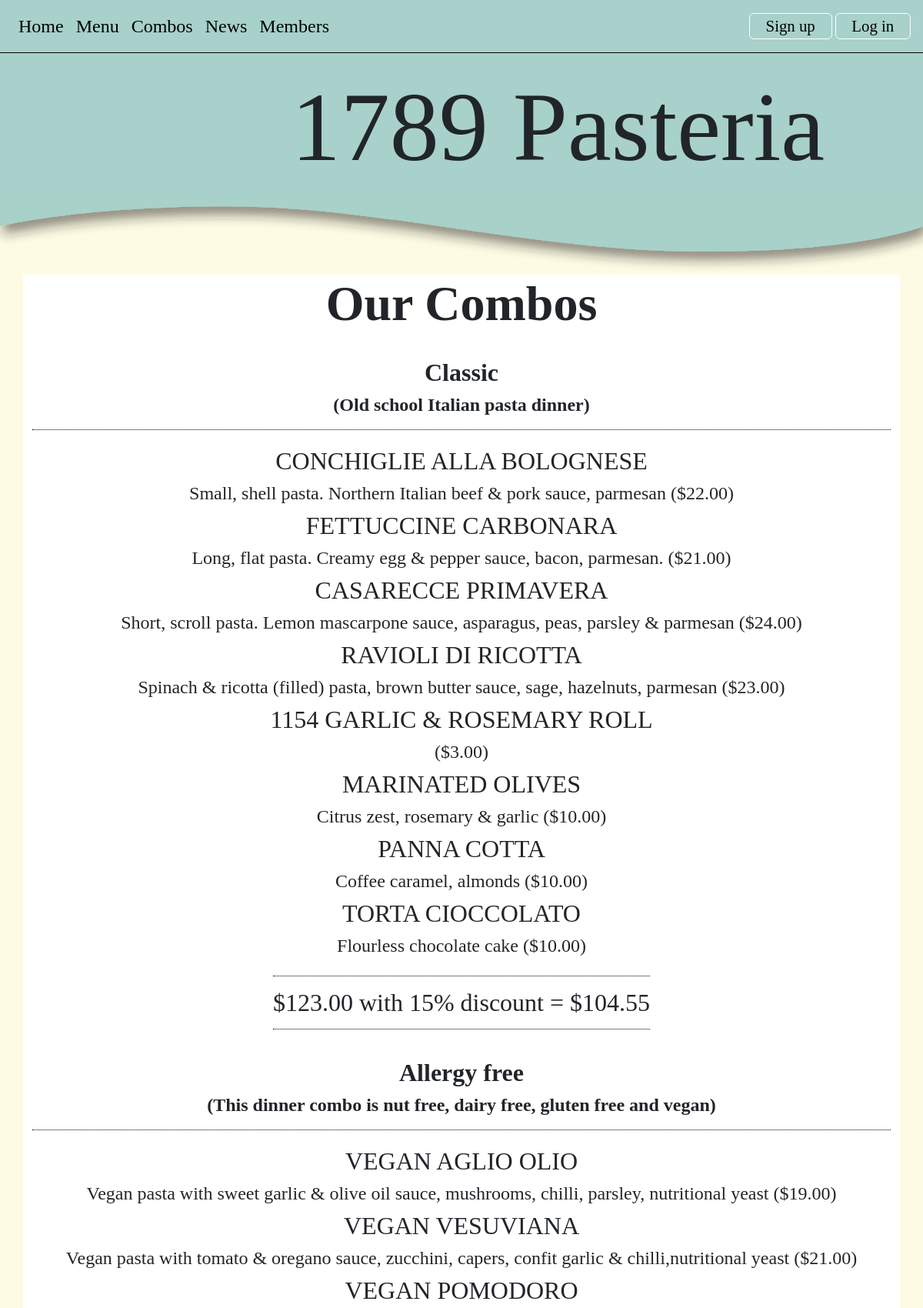
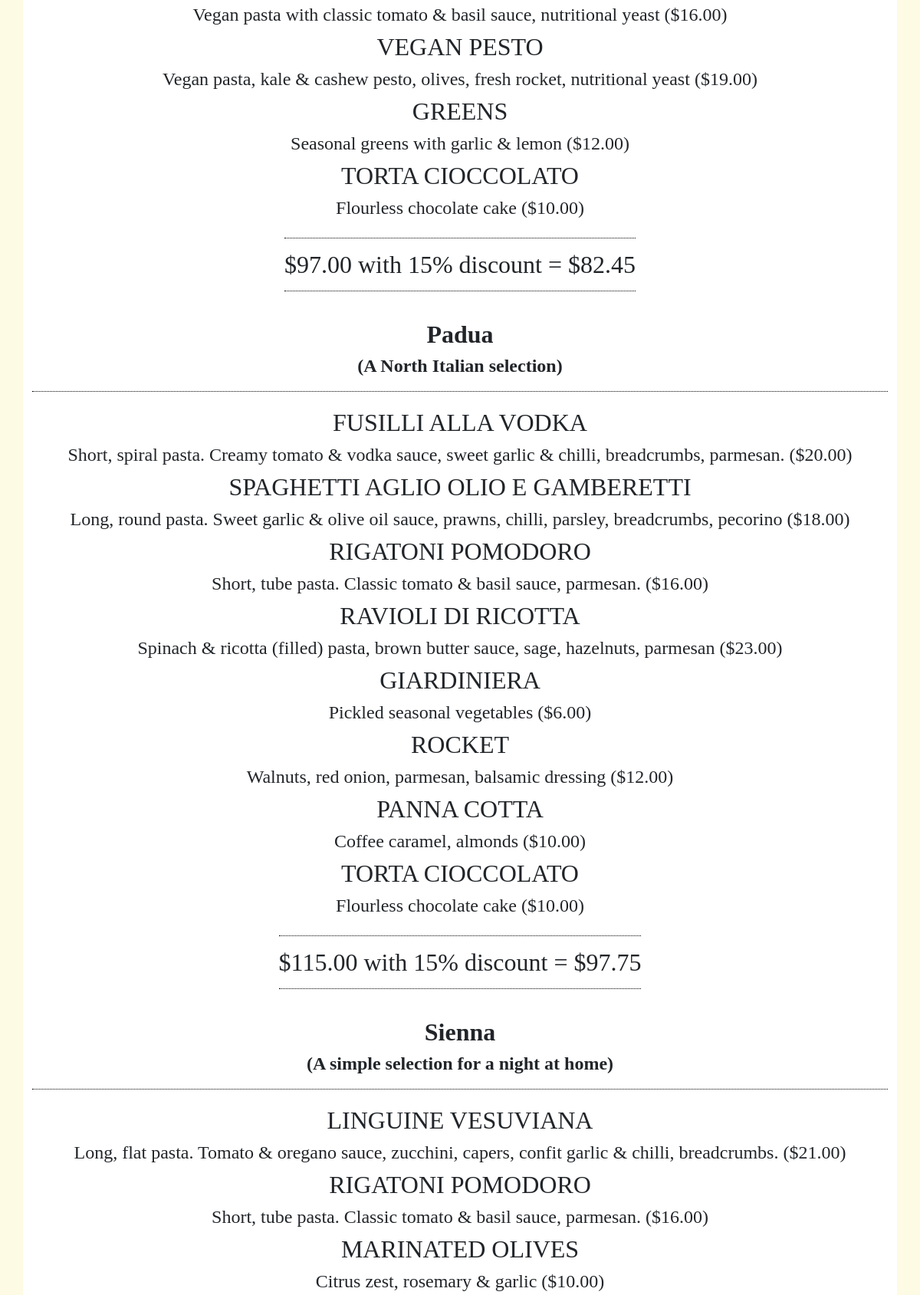
Page /combos (upper part) on the committed database (2 pictures, top to bottom).
### tables this page shows
CREATE TABLE food(
  food_id integer primary key autoincrement not null,
    title text not null unique,
    price real not null,
    description text unique,
    type text not null,
    image text
);

CREATE TABLE combo(
    combo_id integer primary key autoincrement not null,
    name text not null unique,
    description text not null unique,
    feeds integer not null
);

### server.py (the view)
@app.route('/combos')
def combos():
    result = get_combo_menu(db_path)
    return render_template("combos.html", combos=result)

### db_functions.py (called while the page is built)
def run_search_query_tuples(sql_query, values_tuple, file_path, rowfactory=False):
    result = None
    try:
        db = sqlite3.connect(file_path)
        if rowfactory:
            db.row_factory = sqlite3.Row
        cursor = db.cursor()
        cursor.execute(sql_query, values_tuple)
        result = cursor.fetchall()
        cursor.close()
    except sqlite3.Error as error:
        print("Error running search query tuples: {}".format(error))
        return None
    db.close()
    if result is None:
        print("No search values were found")
    return result

### q_set.py (called while the page is built)
def get_combo_menu(db_path):
    sql = """select combo.name, combo.description, combo.feeds, food.title,
    food.price, food.type, food.description as fooddescription
    from combo
    join combo_menu on combo.combo_id = combo_menu.combo_id
    join food on combo_menu.food_id = food.food_id"""
    result = run_search_query_tuples(sql, (), db_path, True)
    return result

### server.py (called while the page is built)
@app.template_filter()
def make_price(p):
    return "${:.2f}".format(p)

@app.template_filter()
def make_discount(p):
    discount = p*0.85
    return "${:.2f} with 15% discount = ${:.2f}".format(p, discount)

### templates/combos.html (shortened to what this page needs)
{% extends "layout.html" %}
{% block banner %}
static/images/SVG/curve_slice.svg
{% endblock %}
{% block content %}
<div class="container-lg">
    <h1>Our Combos</h1>
    {% set ns=namespace(comboname = "", totalprice = 0) %}
{% for row in combos %}
        {% if ns.comboname != row['name'] %}
    {% if not loop.first %}
    <p class="body-text price-style"> <span>{{ns.totalprice | make_discount}}</span> </p>
    {% set ns.totalprice = 0 %}
    {% endif %}
    <h2 class="body-text menu-title"> {{ row['name'] }} <br> <span class="sub-text">({{ row['description'] }}) </span></h2>
        {% set ns.comboname=row['name'] %}
    {% endif %}
<p class="body-text" style="margin:0;"> {{row['title']}}</p>
<p class="body-text sub-text"> {{row['fooddescription']}} ({{row['price'] | make_price}})</p>
    {% set ns.totalprice = ns.totalprice+row['price'] %}
{% endfor %}
</div>
{% endblock %}

### static/styles.css (style rules this page uses)
:root { --brand-paper: rgb(253,251,227); --brand-green: rgb(167,209,202); --brand-green-pale: rgb(223,237,224); }
body { font-family: 'Cormorant Garamond', serif; font-size: 100%; background-color: var(--brand-paper); margin:0; }
.body-text { font-size: 2em; text-align: center; }
.sub-text { font-size: 1.5rem; margin:0; }
.price-style { margin: 1em 0 0.5em 0; }
.price-style span { padding: 0.5em 0 0.5em 0; border-top: 1px dotted black; border-bottom: 1px dotted black; }
h1 { font-size: 4em; text-align: center; font-weight: 600; margin: 0; }
h2 { border-bottom: 1px solid gray; }
.container-lg { border: 0px solid pink; background-color: rgb(255,255,255); overflow: auto; margin-bottom: 2.5em; }
.menu-title { border-bottom: 1px dotted black; padding: 1em 0 0.5em 0; font-weight: bold; margin-bottom: 0.5em; }

### rows in the picture
food: name "Classic", description "Old school Italian pasta dinner", title "CONCHIGLIE ALLA BOLOGNESE", fooddescription "Small, shell pasta. Northern Italian beef & pork sauce, parmesan", price|make_price "$22.00"
food: title "FETTUCCINE CARBONARA", fooddescription "Long, flat pasta. Creamy egg & pepper sauce, bacon, parmesan.", price|make_price "$21.00"
food: title "CASARECCE PRIMAVERA", fooddescription "Short, scroll pasta. Lemon mascarpone sauce, asparagus, peas, parsley & parmesan", price|make_price "$24.00"
food: title "RAVIOLI DI RICOTTA", fooddescription "Spinach & ricotta (filled) pasta, brown butter sauce, sage, hazelnuts, parmesan", price|make_price "$23.00"
food: title "1154 GARLIC & ROSEMARY ROLL", price|make_price "$3.00"
food: title "MARINATED OLIVES", fooddescription "Citrus zest, rosemary & garlic", price|make_price "$10.00"
food: title "PANNA COTTA", fooddescription "Coffee caramel, almonds", price|make_price "$10.00"
food: title "TORTA CIOCCOLATO", fooddescription "Flourless chocolate cake", price|make_price "$10.00"
food: totalprice|make_discount "$123.00 with 15% discount = $104.55", name "Allergy free", description "This dinner combo is nut free, dairy free, gluten free and vegan", title "VEGAN AGLIO OLIO", fooddescription "Vegan pasta with sweet garlic & olive oil sauce, mushrooms, chilli, parsley, nutritional yeast", price|make_price "$19.00"
food: title "VEGAN VESUVIANA", fooddescription "Vegan pasta with tomato & oregano sauce, zucchini, capers, confit garlic & chilli,nutritional yeast", price|make_price "$21.00"
food: title "VEGAN POMODORO", fooddescription "Vegan pasta with classic tomato & basil sauce, nutritional yeast", price|make_price "$16.00"
food: title "VEGAN PESTO", fooddescription "Vegan pasta, kale & cashew pesto, olives, fresh rocket, nutritional yeast", price|make_price "$19.00"
food: title "GREENS", fooddescription "Seasonal greens with garlic & lemon", price|make_price "$12.00"
food: totalprice|make_discount "$97.00 with 15% discount = $82.45", name "Padua", description "A North Italian selection", title "FUSILLI ALLA VODKA", fooddescription "Short, spiral pasta. Creamy tomato & vodka sauce, sweet garlic & chilli, breadcrumbs, parmesan.", price|make_price "$20.00"
food: title "SPAGHETTI AGLIO OLIO E GAMBERETTI", fooddescription "Long, round pasta. Sweet garlic & olive oil sauce, prawns, chilli, parsley, breadcrumbs, pecorino", price|make_price "$18.00"
food: title "RIGATONI POMODORO", fooddescription "Short, tube pasta. Classic tomato & basil sauce, parmesan.", price|make_price "$16.00"
food: title "GIARDINIERA", fooddescription "Pickled seasonal vegetables", price|make_price "$6.00"
food: title "ROCKET", fooddescription "Walnuts, red onion, parmesan, balsamic dressing", price|make_price "$12.00"
food: totalprice|make_discount "$115.00 with 15% discount = $97.75", name "Sienna", description "A simple selection for a night at home", title "LINGUINE VESUVIANA", fooddescription "Long, flat pasta. Tomato & oregano sauce, zucchini, capers, confit garlic & chilli, breadcrumbs.", price|make_price "$21.00"
